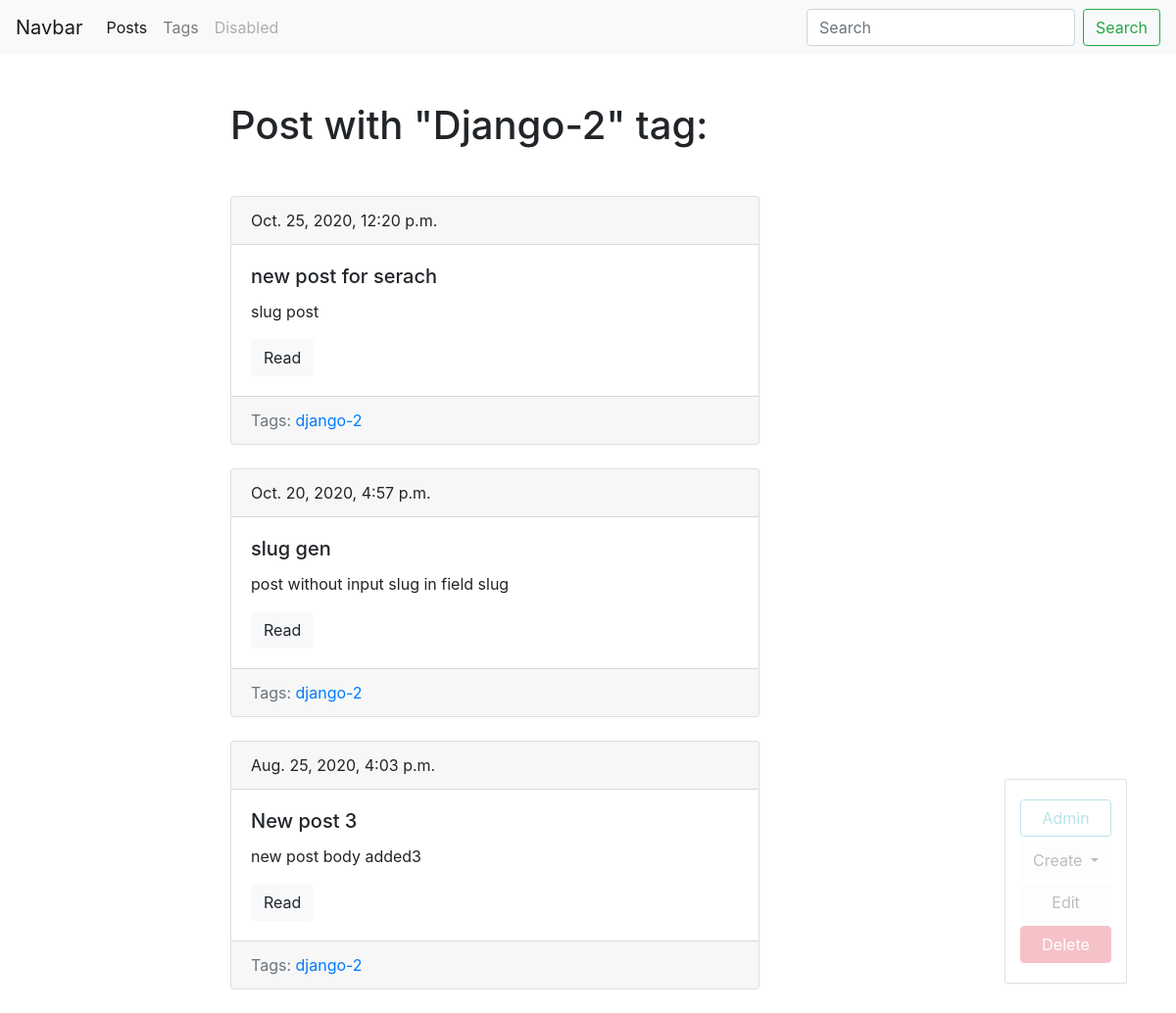
The app's page /blog/tag/django-2/ (signed in) with its own data.
### blog/models.py (models this page shows, shortened)
class Tag(models.Model):
    title = models.CharField(max_length=50)
    slug = models.SlugField(max_length=50, unique=True)
    def get_absolute_url(self):
        return reverse("tag_detail_url", kwargs={'slug': self.slug})
    def get_update_url(self):
        return reverse('tag_update_url', kwargs={'slug': self.slug})
    def get_delete_url(self):
        return reverse('tag_delete_url', kwargs={'slug': self.slug})
    class Meta:
        ordering = ['title']

class Post(models.Model):
    title = models.CharField(max_length=150, db_index=True)
    slug = models.SlugField(max_length=150, blank=True, unique=True)
    body = models.TextField(blank=True, db_index=True)
    tags = models.ManyToManyField("Tag", blank=True, related_name='posts')
    date_pub = models.DateTimeField(auto_now_add=True)
    def get_absolute_url(self):
        return reverse("post_detail_url", kwargs={"slug": self.slug})
    class Meta:
        ordering = ['-date_pub']

### blog/views.py (the view)
# urls.py: path('tag/<str:slug>/', TagDetail.as_view(), name='tag_detail_url'),
class TagDetail(ObjectDetailMixin, View):
    model = Tag
    template = 'blog/tag_detail.html'

### blog/utils.py (called while the page is built)
    def get(self, request, slug):
        obj = get_object_or_404(self.model, slug__iexact=slug)
        return render(request, self.template, context={self.model.__name__.lower(): obj, 'admin_object': obj, 'detail': True})

### blog/templates/blog/tag_detail.html (shortened to what this page needs)
{% extends 'blog/base_blog.html' %}
{%block content%}
    <h1 class='mb-5'>Post with "{{tag.title|title }}" tag:</h1>
    {% for post in tag.posts.all %}
        {% include  'blog/includes/post_card_template.html' %}
    {% endfor %}
{%endblock%}

### blog/templates/blog/includes/post_card_template.html
<div class="card mb-4">
    <div class="card-header">
    {{post.date_pub}}
    </div>
    <div class="card-body">
    <h5 class="card-title">{{post.title}}</h5>
    <p class="card-text">{{post.body|truncatewords:15}}</p>
    <a href="{{post.get_absolute_url}}" class="btn btn-light">Read</a>
    </div>
     <div class="card-footer text-muted">
        Tags:
        {% for tag in post.tags.all %}
            <a href="{{ tag.get_absolute_url }}">{{ tag.title }}</a>
        {% endfor %}
    </div>
</div>

### records on screen
Tag: title "Django-2", title "django-2"
Post: date_pub "Oct. 25, 2020, 12:20 p.m.", title "new post for serach", body "slug post"
Post: date_pub "Oct. 20, 2020, 4:57 p.m.", title "slug gen", body "post without input slug in field slug"
Post: date_pub "Aug. 25, 2020, 4:03 p.m.", title "New post 3", body "new post body added3"
